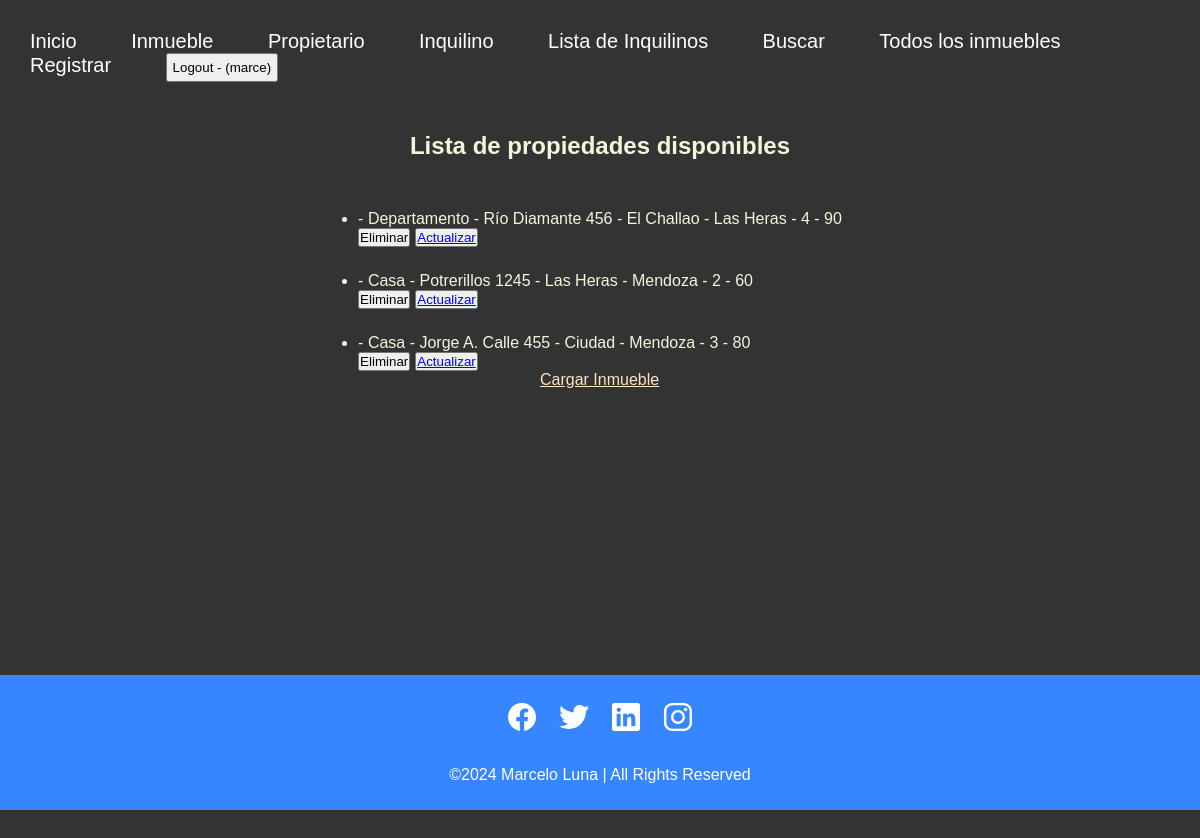
The app's page /lista-inmuebles/ (signed in) with its own data.
### app/models.py (models this page shows)
class Inmueble(models.Model):
    categoria = models.CharField(max_length=30)
    ubicacion = models.CharField(max_length=50)
    domitorios = models.IntegerField()
    metros_cuadrados = models.IntegerField()
    def __str__(self):
        return f'''- {self.categoria}
                   - {self.ubicacion}
                   - {self.domitorios}
                   - {self.metros_cuadrados}'''

### app/views.py (the view)
# urls.py: path('lista-inmuebles/', lista_inmuebles, name='lista_inmuebles'),
def lista_inmuebles(req):
    mis_inmuebles = Inmueble.objects.all() # manager que me permite recuperar todos los datos almacenados en la tabla Inmueble, creada en la base de datos. En la variable "mis_inmuebles" guardamos la info.
    return render(req, "lista_inmuebles.html", {"lista_inmuebles" : mis_inmuebles})

### app/templates/lista_inmuebles.html (shortened to what this page needs)
{% extends 'padre.html' %}
{% block contenido_que_cambia %}
<h2>Lista de propiedades disponibles</h2>
<ul class="animate__animated animate__fadeInUp" style="margin-top: 25px;">
  {% for propiedad in lista_inmuebles  %}
    <li style="margin-top: 25px;">
    {{propiedad}}
    </li>
    <div style="display: flex; column-gap: 5px;">
      <form action="{% url 'eliminar_inmuebles' propiedad.id %}" method="post">
        <button type="submit">Eliminar</button>
      </form>
      <button> <a href="{% url 'editar_inmuebles' propiedad.id %}">Actualizar</a></button>
    </div>
  {% endfor %}
</ul>
<a href="{% url 'inmueble_formulario' %}" style="color: bisque;" class="animate__animated animate__backInUp">Cargar Inmueble</a>
{% endblock contenido_que_cambia %}

### app/templates/navbar.html
<header>
    <nav>
      <ul>
        <li><a href="{% url 'inicio' %}">Inicio</a></li>
        <li><a href="{% url 'inmueble_formulario' %}">Inmueble</a></li>
        <li><a href="{% url 'propietario_formulario' %}">Propietario</a></li>
        <li><a href="{% url 'inquilino_formulario' %}">Inquilino</a></li>
        <li><a href="{% url 'lista_inquilinos' %}">Lista de Inquilinos</a></li>
        <li><a href="{% url 'busqueda_inmueble' %}">Buscar</a></li>
        <li><a href="{% url 'lista_inmuebles' %}">Todos los inmuebles</a></li>
        <li><a href="{% url 'registrar' %}">Registrar</a></li>
        {% if user.is_authenticated %}
          <form action="{% url 'logout' %}" method="post" style="display:inline"> {% csrf_token %}
            <button type="submit" style="padding: 5px">Logout - ({{user.username}})</button>
          </form>
        {% else %}
          <li><a href="{% url 'login' %}">Ingresar</a></li>
        {% endif %}
      </ul>
    </nav>
</header>

### app/static/css/estilos.css (style rules this page uses)
* { margin: 0; padding: 0; box-sizing: border-box; font-family: "Poppins", sans-serif; }
body { position: relative; margin: 0; padding-bottom: 3em; min-height: 100vh; background: #333; justify-content: flex-end; align-items: flex-end; }
header { background-color: #333; color: #fff; padding: 20px; margin: 10px; }
nav ul { list-style: none; padding: 0; margin: 0; }
nav li { display: inline; margin-right: 50px; }
nav a { text-decoration: none; color: #fff; font-size: 20px; }

### records on screen
Inmueble: categoria+ubicacion+domitorios "- Departamento - Río Diamante 456 - El Challao - Las Heras - 4 - 90"
Inmueble: categoria+ubicacion+domitorios "- Casa - Potrerillos 1245 - Las Heras - Mendoza - 2 - 60"
Inmueble: categoria+ubicacion+domitorios "- Casa - Jorge A. Calle 455 - Ciudad - Mendoza - 3 - 80"

### other values on screen
{{ user.username }} "marce"
